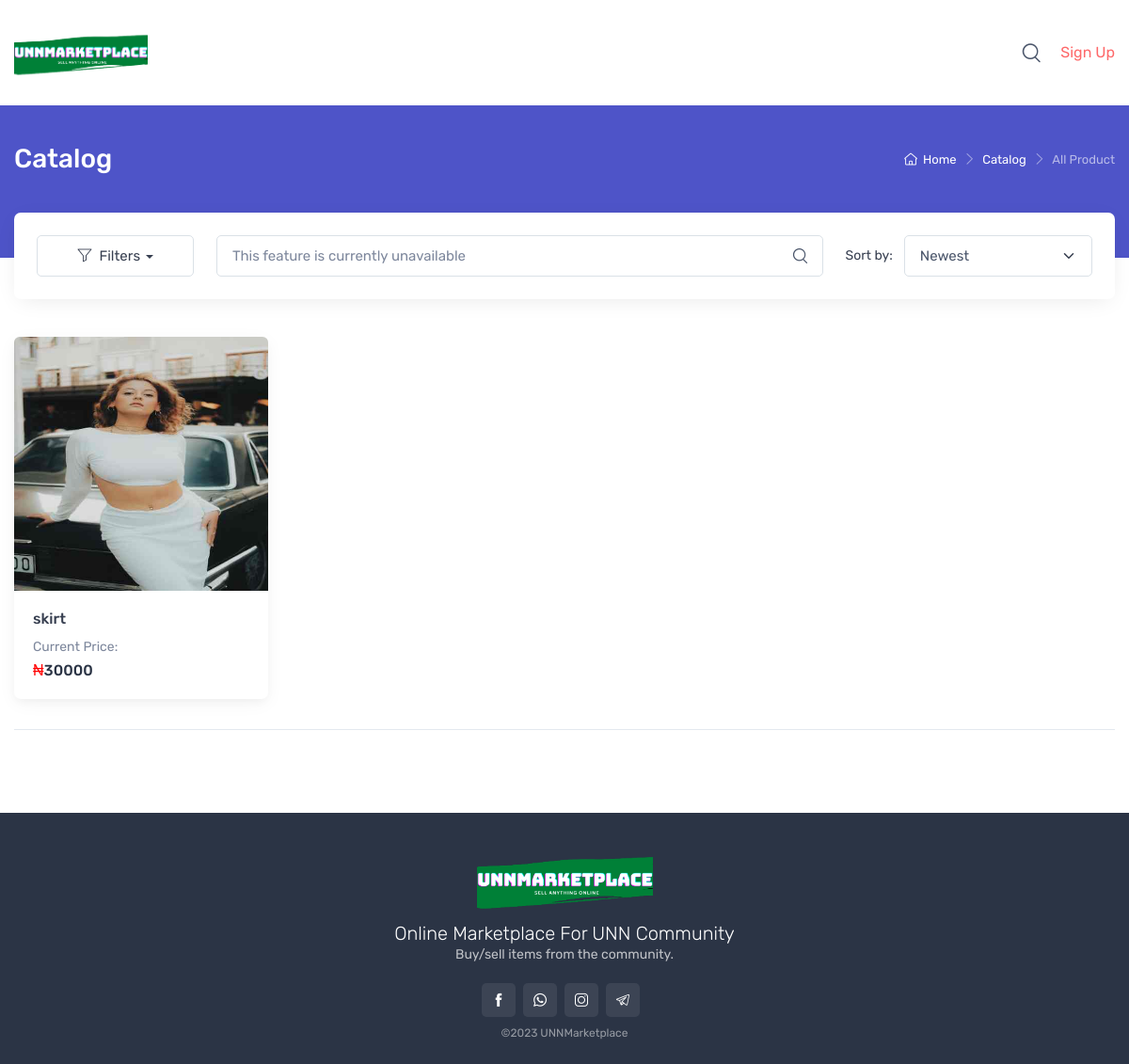
The app's page /trash/productcatalog.php with its own data.
### tables this page shows
CREATE TABLE `product` (
  `id` int(11) NOT NULL,
  `image` varchar(255) NOT NULL,
  `amount` int(255) NOT NULL,
  `descp` text NOT NULL,
  `name` text NOT NULL,
  `type` tinytext NOT NULL,
  `date` date NOT NULL,
  `category` text NOT NULL,
  `user_id` int(11) NOT NULL,
  `product_views_count` int(10) NOT NULL DEFAULT 0
);

### config.php (called while the page is built, shortened)
<?php
function db()
{
    $hostname = "localhost";
    $user = "root";
    $password = "";
    $db = "unnmarketplace";
    $conn = mysqli_connect($hostname, $user, $password , $db);
    return $conn;
}
function safe($data)
{
    $conn = db();
    $data = trim($data);
    $data = stripslashes($data);
    $data = strip_tags($data);
    $data = htmlspecialchars($data);
    $data = mysqli_real_escape_string($conn, $data);
    return $data;
}

### trash/productcatalog.php (the view, shortened to what this page needs)
<?php
include("config.php");
$conn = db();
$category = safe($_GET['category']);
?>
<!DOCTYPE html>
<html lang="en">
<head>
    <link rel="stylesheet" media="screen" href="vendor/simplebar/dist/simplebar.min.css"/>
    <link rel="stylesheet" media="screen" href="vendor/tiny-slider/dist/tiny-slider.css"/>
    <link rel="stylesheet" media="screen" href="vendor/nouislider/dist/nouislider.min.css"/>
    <link rel="stylesheet" media="screen" href="css/theme.min.css">
  </head>
  <body class="handheld-toolbar-enabled">
    <main class="page-wrapper">
      <header class="navbar d-block navbar-sticky navbar-expand-lg navbar-light bg-light">
        <div class="container"><a class="navbar-brand d-none d-sm-block me-4 order-lg-1" href="index.php"><img src="img/unnmarketplace.png" width="142" alt="unnmarketplace"></a>
          <div class="navbar-toolbar d-flex align-items-center order-lg-3">
            <a class="navbar-tool d-none d-lg-flex" href="javascript:void(0)" data-bs-toggle="collapse" data-bs-target="#searchBox" role="button" aria-expanded="false" aria-controls="searchBox">
              <div class="navbar-tool-icon-box"><i class="navbar-tool-icon ci-search"></i></div></a>
              <?php if((!isset($_SESSION["authenticated"])) && (!isset($_SESSION["admin"])))
              :?>
                <a class="navbar-tool ms-lg-2" href="forms\register.php"><span class="navbar-tool-tooltip">Sign Up</span>
                <div class="navbar-tool-icon-text">Sign Up</div></a>
              <?php endif ?>
          </div>
      </header>
      <div class="bg-accent pt-4 pb-5">
        <div class="container pt-2 pb-3 pt-lg-3 pb-lg-4">
          <div class="d-lg-flex justify-content-between pb-3">
            <div class="order-lg-2 mb-3 mb-lg-0 pt-lg-2">
              <nav aria-label="breadcrumb">
                <ol class="breadcrumb breadcrumb-light flex-lg-nowrap justify-content-center justify-content-lg-start">
                  <li class="breadcrumb-item"><a class="text-nowrap" href="index.html"><i class="ci-home"></i>Home</a></li>
                  <li class="breadcrumb-item text-nowrap"><a href="home-nft.html">Catalog</a>
                  </li>
                  <li class="breadcrumb-item text-nowrap active" aria-current="page">All Product</li>
                </ol>
              </nav>
            </div>
            <div class="order-lg-1 pe-lg-4 text-center text-lg-start">
              <h1 class="h3 text-light mb-0">Catalog</h1>
            </div>
          </div>
        </div>
      </div>
      <div class="container pb-5 mb-2 mb-md-4">
        <div class="bg-light shadow-lg rounded-3 p-4 mt-n5 mb-4">
          <div class="row gy-3 gx-4 justify-content-between">
            <div class="col-lg-2 col-md-3 col-sm-5 col-12 order-md-1 order-sm-2 order-3">
              <div class="dropdown"><a class="btn btn-outline-secondary dropdown-toggle w-100" href="#shop-filters" data-bs-toggle="collapse"><i class="ci-filter me-2"></i>Filters</a></div>
            </div>
            <div class="col-md col-12 order-md-2 order-sm-1 order-1">
              <div class="input-group">
                <input class="form-control pe-5 rounded" type="text" placeholder="This feature is currently unavailable"><i class="ci-search position-absolute top-50 end-0 translate-middle-y zindex-5 me-3"></i>
              </div>
            </div>
            <div class="col-lg-3 col-md-4 col-sm-7 col-12 order-md-3 order-sm-3 order-2">
              <div class="d-flex align-items-center flex-shrink-0">
                <label class="form-label mb-0 me-2 pe-1 fw-normal text-nowrap d-sm-block d-none">Sort by:</label>
                <select class="form-select">
                  <option selected disabled>Newest</option>
                </select>
              </div>
            </div>
          </div>
        </div>
        <div class="row row-cols-lg-4 row-cols-md-3 row-cols-sm-2 row-cols-1 gy-sm-4 gy-3 pt-sm-3">
          <?php
          if(isset($category)){
              $category = safe($_GET['category']);
              $sqls = "SELECT * FROM product WHERE category='$category' ";
              $results = mysqli_query($conn , $sqls);
              if(mysqli_num_rows($results) > 0){  if($rows = mysqli_fetch_array($results)) {
              while($rows = mysqli_fetch_assoc($results)){
      ?>
          <div class="col mb-2">
            <article class="card h-100 border-0 shadow">
              <div class="card-img-top position-relative overflow-hidden"><a class="d-block" href="productdetails.php?id=<?php echo safe($rows['id']); ?>"><img style="max-height:312.66px!important;" src="images/<?php echo safe($rows['image']); ?>" alt="<?php echo safe($rows['name']); ?>"></a>
              </div>
              <div class="card-body">
                <h3 class="product-title mb-2 fs-base"><a class="d-block text-truncate" href="#"><?php echo safe($rows['name']); ?></a></h3><span class="fs-sm text-muted">Current Price:</span>
                <div class="d-flex align-items-center flex-wrap">
                  <h4 class="mt-1 mb-0 fs-base text-darker"><span style="color: red;">&#8358;</span><?php echo safe($rows['amount']); ?></h4>
                </div>
              </div>
            </article>
          </div>
          <?php } } } }?>
        </div>
        <hr class="mt-4 mb-3">
      </div>
    </main>
   <?php include "footer.php"; ?>
  </body>
</html>

### records on screen
product: image (picture), name "skirt", amount "30000"
